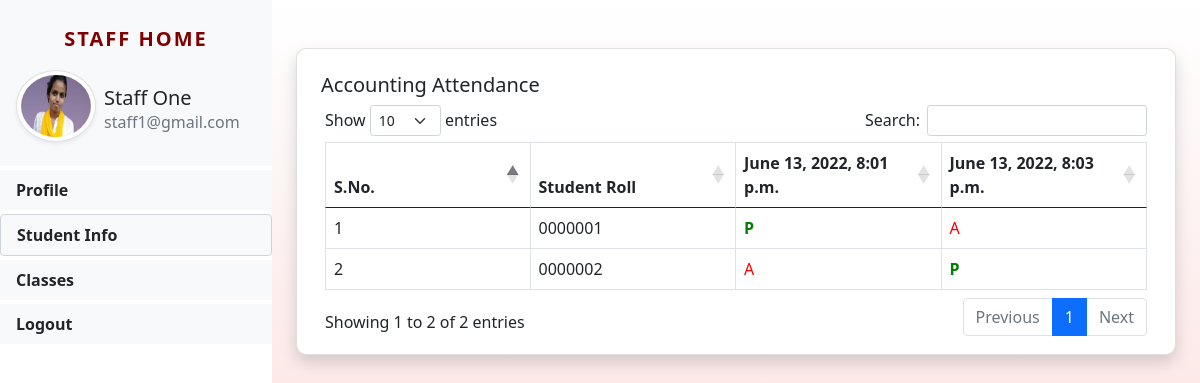
Page /staff_viewattendance/Accounting (signed in) on the committed database.
### app/models.py (models this page shows, shortened)
class Staff (models.Model):
	user = models.ForeignKey(User,on_delete=models.CASCADE)
	contact = models.CharField(max_length=15,null=True)
	post = models.CharField(max_length=15,null=True)
	branch = models.CharField(max_length=15,null=True)
	student = models.ForeignKey(Students,null=True,on_delete=models.CASCADE)
	userpic = models.FileField(null=True)

class Subjects (models.Model):
	subject_id = models.AutoField(primary_key=True)
	subjects = models.CharField(max_length=100,null=True)

class Attendance (models.Model):
	stu_map = models.ForeignKey(Stumapping,null=True,on_delete=models.CASCADE)
	date = models.DateTimeField()

class Stumapping (models.Model):
	stu_id = models.ForeignKey(Students,null=True,on_delete=models.CASCADE)
	subject_id = models.ForeignKey(Subjects,null=True,on_delete=models.CASCADE)

class Students (models.Model):
	user = models.ForeignKey(User,on_delete=models.CASCADE)
	fathername = models.CharField(max_length=30,null=True)
	branch = models.CharField(max_length=15,null=True)
	semester = models.CharField(max_length=1,null=True)
	contact = models.CharField(max_length=15,null=True)
	birthdate = models.DateField(null=True)
	gender = models.CharField(max_length=15,null=True)
	feereceipt = models.CharField(max_length=15,null=True)
	receiptpic = models.FileField(null=True)
	userpic = models.FileField(null=True)
	about = models.CharField(max_length=300,null=True)
	regdate = models.DateTimeField(auto_now_add=True)
	def __str__(self):
		return self.user.username

### app/views.py (the view)
# urls.py: path('staff_viewattendance/<str:pid>',staff_viewattendance,name='staff_viewattendance'),
def staff_viewattendance(request,pid):
	if not request.user.is_authenticated:
		return redirect('studentlogin')
	attendance = []
	subid = Subjects.objects.get(subjects=pid)
	mapp = Stumapping.objects.filter(subject_id=subid)
	for item in mapp:
		attendance.append(Attendance.objects.filter(stu_map=item))
	return render(request,'staff_viewattendance.html',locals())

### templates/staff_viewattendance.html
{% extends 'staff_sidebar.html' %}
{% load static %}
    {% block main %}
    <div class="student-profile py-4">
        <div class="card shadow">
            <div class="card-body">
                <h5 class="p-2 mb-0">{{subid.subjects}} Attendance</h5>
                <div class="container-fluid">
                    <table id="example" class="table table-bordered" style="table-layout: fixed; width: 100%;">
                        <thead>
                            <tr>
                                <th>S.No.</th>
                                <th>Student Roll</th>
                                {% for i in attendance %}
                                    {% for j in i %}
                                        <th>{{j.date}}</th>
                                    {% endfor %}
                                {% endfor %}
                            </tr>
                        </thead>
                        <tbody>
                            {% for item in mapp %}
                            <tr>
                                <td>{{forloop.counter}}</td>
                                <td>{{item.stu_id}}</td>
                                {% for i in attendance %}
                                    {% for j in i %}
                                        {% if j.stu_map == item %}
                                        <td style="color: green; font-weight: bold;">P</td>
                                        {% else %}
                                        <td style="color: red;">A</td>
                                        {% endif %}
                                    {% endfor %}
                                {% endfor %}
                            </tr>
                            {% endfor %}
                        </tbody>
                    </table>
                </div>
            </div>
        </div>
    </div>
    {% endblock %}

### templates/staff_sidebar.html (shortened to what this page needs)
{% extends 'base.html' %}
{% load static %}
	{% block head %}
	<link rel="stylesheet" type="text/css" href="{% static 'css/sidebar.css' %}"/>
    <link rel="stylesheet" href="https://cdnjs.cloudflare.com/ajax/libs/font-awesome/4.7.0/css/font-awesome.min.css">
    {% endblock %}
    {% block body %}
	<div class="bg-white vertical-nav" id="sidebar">
		<div class="py-4 px-3 bg-light mb-1">
			<p class="text-center font-weight-bold text-uppercase sidebar-title"> Staff Home</p>
			<div class="media d-flex align-item-center">
				<img src="{{request.user.staff_set.all.0.userpic.url}}" width="80" height="80" class="mr-3 rounded-circle img-thumbnail shadow-sm">
				<div class="media-body p-2">
					<h4 class="mt-2 mb-0 text-capitalize" style="font-size: 20px"> {{request.user.first_name}} {{request.user.last_name}} </h4>
					<p class="text-muted mb-0">{{request.user.username}}</p>
				</div>
			</div>
		</div>
		<ul class="nav flex-column bg-white">
			<li class="nav-item mb-1">
				<a href="/staffprofile" class="nav-link text-dark bg-light">Profile</a>
			</li>
			<li class="nav-item mb-1">
				<div class="dropdown">
				  <div class="nav-link text-dark form-control bg-light" id="dropdownMenuButton1" data-bs-toggle="dropdown" aria-expanded="false">
				    Student Info
				  </div>
				</div>
			</li>
			<li class="nav-item mb-1">
				<a href="/classes" class="nav-link text-dark bg-light">Classes</a>
			</li>
			<li class="nav-item mb-1">
				<a href="/Logout" class="nav-link text-dark bg-light">Logout</a>
			</li>
		</ul>
	</div>
	<div class="page-content p-4" id="content">
	    {% block main %}
   		{% endblock %}
{% endblock %}

### static/css/sidebar.css (style rules this page uses)
.sidebar-title { font-weight: bold; font-size: 20px; letter-spacing: 0.1em; color: #800000; }
body { background-image: linear-gradient(0deg, #fad1d0, white); min-height: 100vh; }
a { color: inherit; text-decoration: inherit; }
.vertical-nav { min-width: 15rem; width: 17rem; height: 100vh; position: fixed; top: 0; left: 0; }
.page-content { width: calc(100%-15rem); margin-left: 17rem; }
.nav-link { font-weight: bold; }
.student-profile .card { border-radius: 10px; }

### rows in the picture
Subjects: subjects "Accounting"
Attendance: date "June 13, 2022, 8:01 p.m.", shows "P"
Attendance: date "June 13, 2022, 8:03 p.m.", shows "A"
Stumapping: stu_id "0000001"
Stumapping: stu_id "0000002"

### other values in the picture
{{ request.user.first_name }} "Staff"
{{ request.user.last_name }} "One"
{{ request.user.username }} "staff1@gmail.com"
